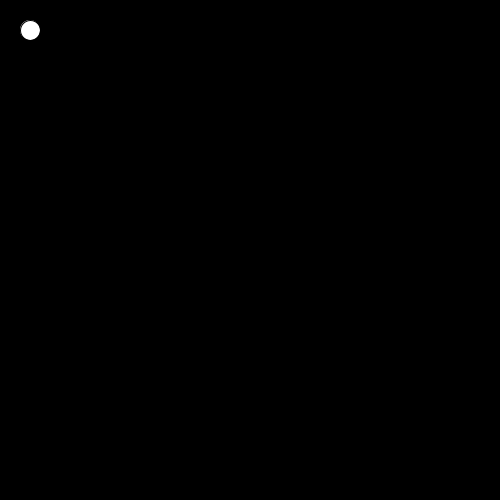
Frame 1 (no input)
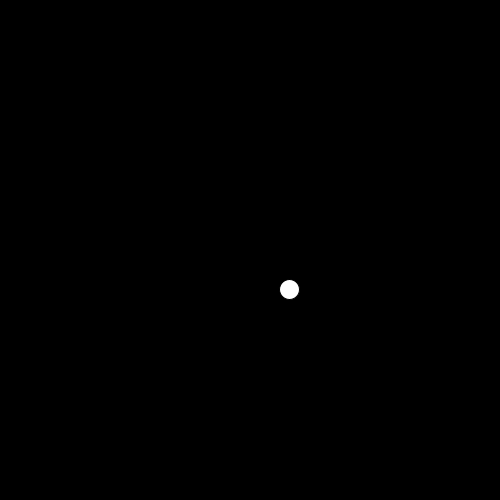
Frame 60 (the mouse pressed at the canvas centre just before this capture)
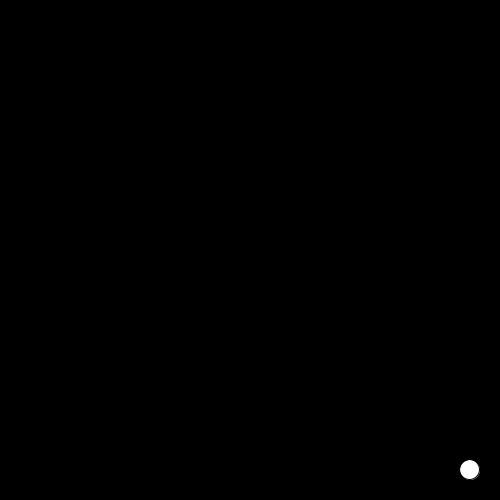
Frame 120 (the mouse held since frame 60 and released just before this capture)

The Processing sketch that drew these frames (run headless with seeded random() and noise(); from frame 60 on, the mouse is pressed at the canvas centre):

// Processing sketch: code_07_07
// ── code_07_07.pde
int beginX = 30;
int beginY = 30;
int endX = 470;
int endY = 470;

float x = beginX;
float y = beginY;
float step = 0.01;
float pct = 0.0;

void setup(){
  size(500, 500);
}

void draw(){
  background(0);
  if(pct < 1.0){
    x = beginX + ((endX - beginX) * pct);
    y = beginY + ((endY - beginY) * pct);
    pct += step;   
  }
  ellipse(x, y, 20, 20);
  println(pct);
}
